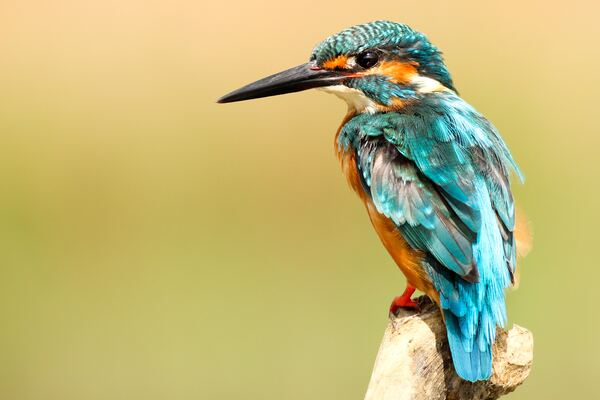
#> input picture pengurangan-citra-dengan-konstanta/vanilla/1.jpg, 600 x 400 px
$ python pengurangan-citra-dengan-konstanta.py
#> lines starting #> are read from the running program, lines starting #| are printed output that depends on the picture
from PIL import Image

# Isi nama citra yang akan diproses
namaImage = '1.jpg'

# Konstanta untuk pengurangan
constant_value = 200

# Buka gambar
gambar = Image.open(namaImage)
#> gambar is the input picture: PIL image 600x400 RGB; mean R, G, B 192.7, 182.8, 119
gambar.show()

# Mendapatkan ukuran gambar
lebar, tinggi = gambar.size
#> lebar = 600; tinggi = 400

# Buat gambar baru dengan ukuran yang sama
hasil_gambar = Image.new("RGB", (lebar, tinggi))
#> hasil_gambar: PIL image 600x400 RGB; every value is 0

# Lakukan pengurangan piksel per piksel
for x in range(lebar):
    for y in range(tinggi):
        pixel = gambar.getpixel((x, y))

        # pengurangan piksel dengan konstanta
        r = max(pixel[0] - constant_value, 0)
        g = max(pixel[1] - constant_value, 0)
        b = max(pixel[2] - constant_value, 0)

        hasil_gambar.putpixel((x, y), (r, g, b))
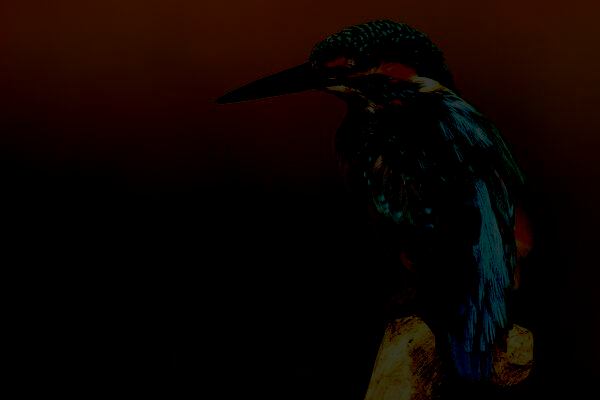
#> hasil_gambar: PIL image 600x400 RGB; mean R, G, B 12.9, 3.9, 1.3

# Simpan hasil gambar
hasil_gambar.save('hasil_pengurangan_' + namaImage)

# Tampilkan gambar hasil pengurangan
hasil_gambar.show()
